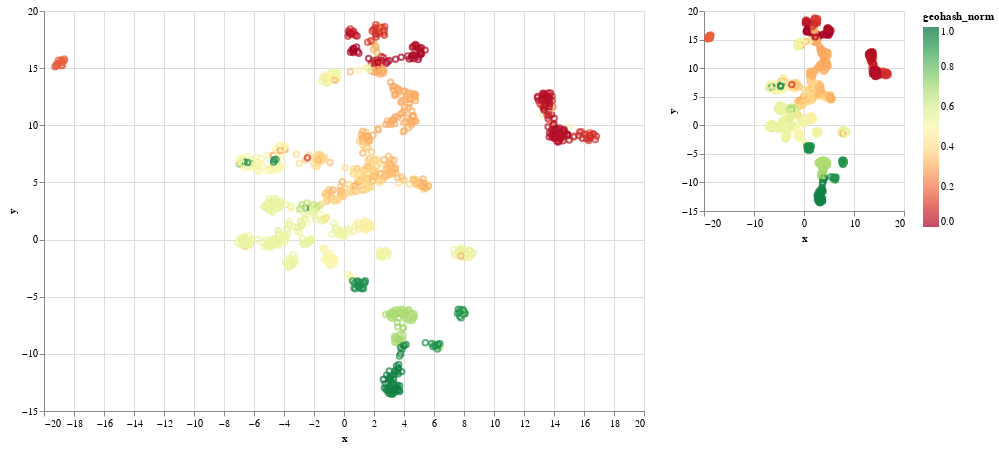

The cell this chart's notebook holds for it:
### Code cell
zoom = alt.selection_interval(encodings=["x", "y"])
selection = alt.selection_interval(bind='scales')

minimap = (
    alt.Chart(df)
    .mark_point()
    .add_selection(zoom)
    .encode(
        x="x",
        y="y",
        color=alt.Color('geohash_norm:Q', scale=alt.Scale(scheme="redyellowgreen")), #viridis
    )
    .properties(
        width=200,
        height=200,
    )
)

detail = (
    alt.Chart(df)
    .mark_point()
    .encode(
        x=alt.X(
            "x", scale=alt.Scale(domain={"selection": zoom.name, "encoding": "x"})
        ),
        y=alt.Y(
            "y",
            scale=alt.Scale(domain={"selection": zoom.name, "encoding": "y"}),
        ),
        color=alt.Color('geohash_norm:Q', scale=alt.Scale(scheme="redyellowgreen")),
    )
    .properties(width=600, height=400)
)

detail | minimap

### Figure 1 — Vega-Lite specification as saved in the notebook (floating-point values rounded to 4 significant figures; data arrays with more than 128 entries replaced by an {"elided": "..."} marker saying what was removed)
{"config": {"view": {"continuousWidth": 400, "continuousHeight": 300}}, "hconcat": [{"mark": "point", "encoding": {"color": {"type": "quantitative", "field": "geohash_norm", "scale": {"scheme": "redyellowgreen"}}, "x": {"type": "quantitative", "field": "x", "scale": {"domain": {"selection": "selector088", "encoding": "x"}}}, "y": {"type": "quantitative", "field": "y", "scale": {"domain": {"selection": "selector088", "encoding": "y"}}}}, "height": 400, "width": 600}, {"mark": "point", "encoding": {"color": {"type": "quantitative", "field": "geohash_norm", "scale": {"scheme": "redyellowgreen"}}, "x": {"type": "quantitative", "field": "x"}, "y": {"type": "quantitative", "field": "y"}}, "height": 200, "selection": {"selector088": {"type": "interval", "encodings": ["x", "y"]}}, "width": 200}], "data": {"name": "data-eab56d1d11ceed7f517515b4b85d794d"}, "$schema": "https://vega.github.io/schema/vega-lite/v4.8.1.json", "datasets": {"data-eab56d1d11ceed7f517515b4b85d794d": {"elided": "997 records"}}}
